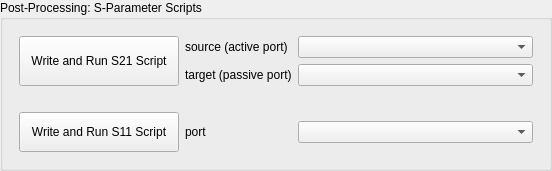
              <widget class="QGroupBox" name="sParametersScriptsGroupProcessing">
               <property name="title">
                <string>Post-Processing: S-Parameter Scripts</string>
               </property>
               <layout class="QVBoxLayout" name="verticalLayout_25">
                <item>
                 <layout class="QGridLayout" name="gridLayout_16">
                  <property name="leftMargin">
                   <number>5</number>
                  </property>
                  <property name="topMargin">
                   <number>5</number>
                  </property>
                  <property name="rightMargin">
                   <number>5</number>
                  </property>
                  <property name="bottomMargin">
                   <number>5</number>
                  </property>
                  <item row="2" column="1">
                   <layout class="QHBoxLayout" name="horizontalLayout_26">
                    <item>
                     <widget class="QLabel" name="label_66">
                      <property name="minimumSize">
                       <size>
                        <width>50</width>
                        <height>0</height>
                       </size>
                      </property>
                      <property name="text">
                       <string>port</string>
                      </property>
                     </widget>
                    </item>
                    <item>
                     <widget class="QComboBox" name="drawS11Port">
                      <property name="sizePolicy">
                       <sizepolicy hsizetype="Preferred" vsizetype="Fixed">
                        <horstretch>0</horstretch>
                        <verstretch>0</verstretch>
                       </sizepolicy>
                      </property>
                      <property name="minimumSize">
                       <size>
                        <width>235</width>
                        <height>0</height>
                       </size>
                      </property>
                     </widget>
                    </item>
                   </layout>
                  </item>
                  <item row="0" column="0">
                   <widget class="QPushButton" name="drawS21Button">
                    <property name="sizePolicy">
                     <sizepolicy hsizetype="Minimum" vsizetype="Minimum">
                      <horstretch>0</horstretch>
                      <verstretch>0</verstretch>
                     </sizepolicy>
                    </property>
                    <property name="minimumSize">
                     <size>
                      <width>160</width>
                      <height>40</height>
                     </size>
                    </property>
                    <property name="text">
                     <string>Write and Run S21 Script</string>
                    </property>
                   </widget>
                  </item>
                  <item row="0" column="1">
                   <layout class="QFormLayout" name="formLayout">
                    <item row="0" column="0">
                     <widget class="QLabel" name="label_64">
                      <property name="minimumSize">
                       <size>
                        <width>50</width>
                        <height>0</height>
                       </size>
                      </property>
                      <property name="text">
                       <string>source (active port)</string>
                      </property>
                     </widget>
                    </item>
                    <item row="0" column="1">
                     <widget class="QComboBox" name="drawS21Source">
                      <property name="minimumSize">
                       <size>
                        <width>235</width>
                        <height>0</height>
                       </size>
                      </property>
                     </widget>
                    </item>
                    <item row="1" column="0">
                     <widget class="QLabel" name="label_65">
                      <property name="minimumSize">
                       <size>
                        <width>50</width>
                        <height>0</height>
                       </size>
                      </property>
                      <property name="text">
                       <string>target (passive port)</string>
                      </property>
                     </widget>
                    </item>
                    <item row="1" column="1">
                     <widget class="QComboBox" name="drawS21Target">
                      <property name="minimumSize">
                       <size>
                        <width>235</width>
                        <height>0</height>
                       </size>
                      </property>
                     </widget>
                    </item>
                   </layout>
                  </item>
                  <item row="2" column="0">
                   <widget class="QPushButton" name="drawS11Button">
                    <property name="sizePolicy">
                     <sizepolicy hsizetype="Minimum" vsizetype="Minimum">
                      <horstretch>0</horstretch>
                      <verstretch>0</verstretch>
                     </sizepolicy>
                    </property>
                    <property name="minimumSize">
                     <size>
                      <width>160</width>
                      <height>40</height>
                     </size>
                    </property>
                    <property name="text">
                     <string>Write and Run S11 Script</string>
                    </property>
                   </widget>
                  </item>
                  <item row="1" column="0">
                   <spacer name="verticalSpacer_19">
                    <property name="orientation">
                     <enum>Qt::Orientation::Vertical</enum>
                    </property>
                    <property name="sizeType">
                     <enum>QSizePolicy::Policy::Preferred</enum>
                    </property>
                    <property name="sizeHint" stdset="0">
                     <size>
                      <width>20</width>
                      <height>20</height>
                     </size>
                    </property>
                   </spacer>
                  </item>
                 </layout>
                </item>
               </layout>
              </widget>
